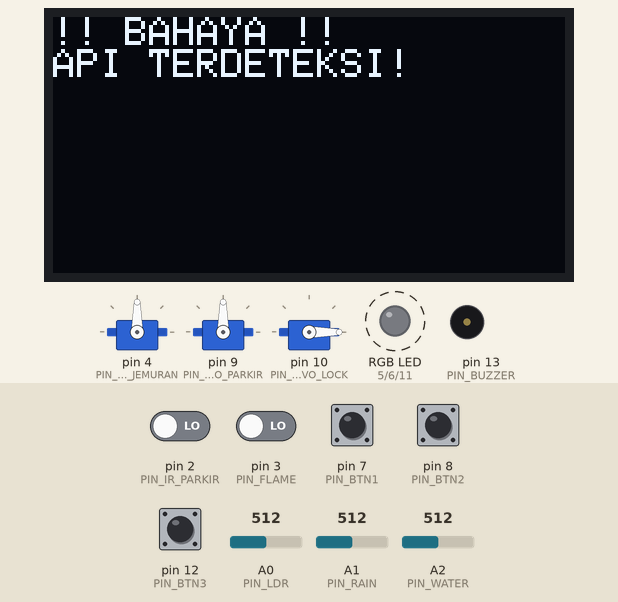
Simulated run of this sketch. Board: Arduino Uno, built with avr-gcc and run on an emulated ATmega328P. Parts: 3 × servo, 128×64 one-colour display, an RGB LED mixed from three pins (HIGH = lit), buzzer (waves = sounding). Dashed ring = blinking. Inputs (shaded band) come from the test bench; at power-on: pin 7 (PIN_BTN1), pin 8 (PIN_BTN2), pin 12 (PIN_BTN3) HIGH, pin 2 (PIN_IR_PARKIR), pin 3 (PIN_FLAME) LOW, A2 (PIN_WATER) = 512, A0 (PIN_LDR) = 512, A1 (PIN_RAIN) = 512. Pins used as bus, display or sensor lines are not drawn; what the sketch prints to the serial monitor is not drawn.

Above: at 2.02 s.
2.3 s: pin 3 (PIN_FLAME) driven HIGH
At 3.4 s:
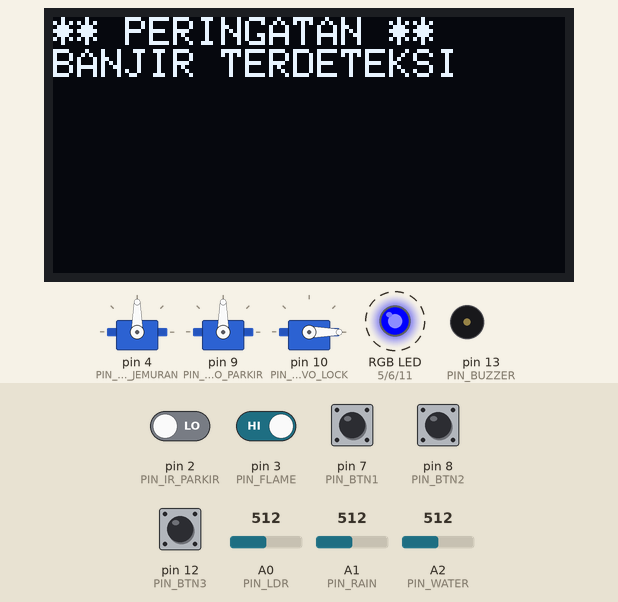
4.7 s: A2 (PIN_WATER) set to 319
6.3 s: A2 (PIN_WATER) set to 289
At 7.4 s:
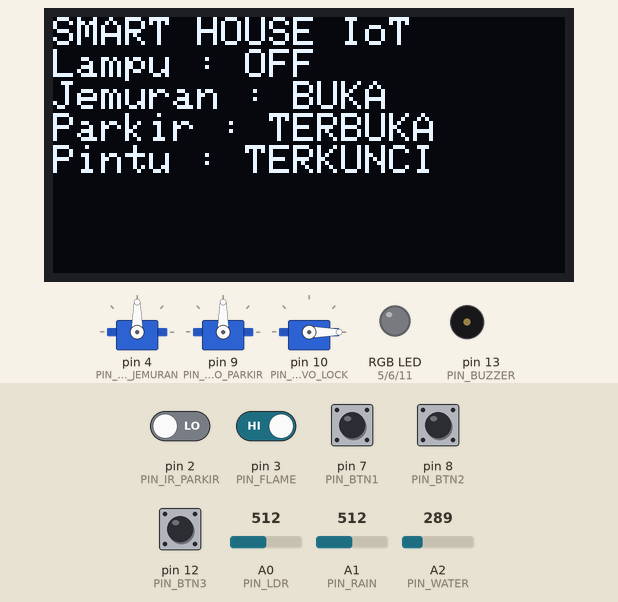
7.9 s: A0 (PIN_LDR) set to 487
At 8.7 s:
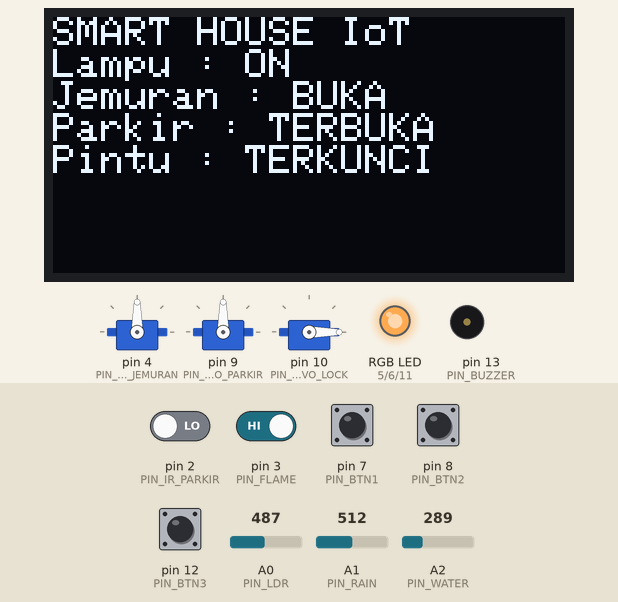
9.7 s: A1 (PIN_RAIN) set to 492
At 12.0 s:
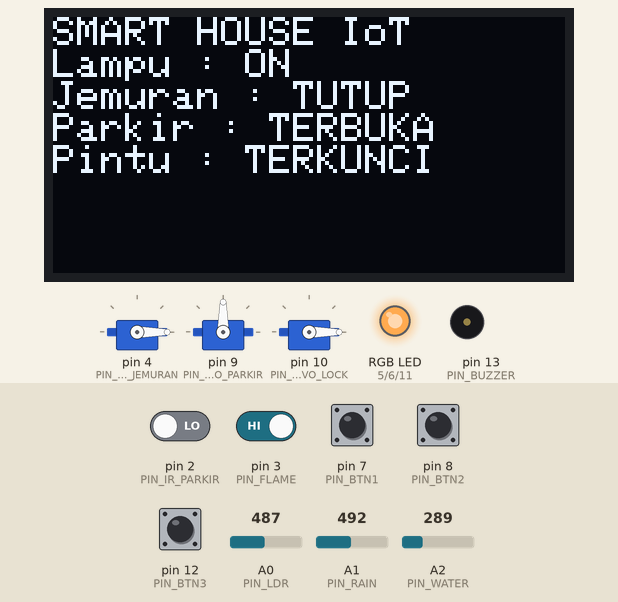
12.5 s: pin 7 (PIN_BTN1) pulled LOW for 1 s
At 14.0 s:
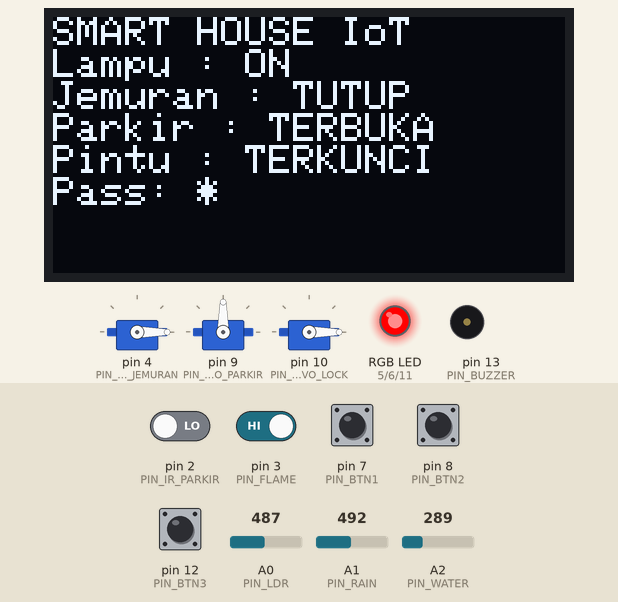
Timing chart, 0 to 17.5 s (numbered marks = the images above; inputs shaded):
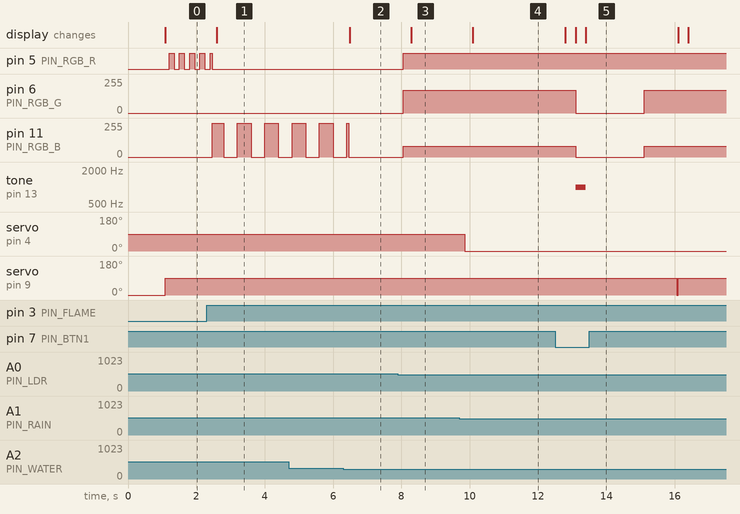

Measured:
- the behaviour switches between 301 and 300 on A2 (PIN_WATER) (found by bisection; images 1 and 2)
- the behaviour switches between 500 and 499 on A0 (PIN_LDR) (found by bisection; images 2 and 3)
- the behaviour switches between 500 and 499 on A1 (PIN_RAIN) (found by bisection; images 3 and 4)
- after the input at 2.3 s, pin 11 (PIN_RGB_B): alternates 255/255 for 0.40 s and 0/255 for 0.40 s, starting after 0.16 s; the display: changes after 0.29 s (image 1)
- after the input at 6.3 s, the display: changes after 0.20 s (image 2)
- after the input at 7.9 s, pin 5 (PIN_RGB_R): LOW → HIGH after 0.16 s; pin 6 (PIN_RGB_G): 0/255 → 170/255 after 0.16 s; pin 11 (PIN_RGB_B): 0/255 → 80/255 after 0.16 s; the display: changes after 0.40 s (image 3)
- after the input at 9.7 s, servo on pin 4 (PIN_SERVO_JEMURAN): 90° → 0° after 0.16 s; the display: changes after 0.40 s (image 4)
- after the input at 12.5 s, pin 6 (PIN_RGB_G): 170/255 → 0/255 after 0.60 s, → 170/255 2.0 s later; pin 11 (PIN_RGB_B): 80/255 → 0/255 after 0.60 s, → 80/255 2.0 s later; tone on pin 13 (PIN_BUZZER): silent → 1000 Hz after 0.60 s, → silent 0.30 s later; the display: first changes after 0.30 s (image 5 shows a later state)

The sketch:

SMART_CITY_TUGAS_AKHIR.ino
```cpp
/* ======================================================================
SMART HOUSE IoT SEDERHANA - ARDUINO UNO (KODE UTAMA)
Fitur : Jemuran Otomatis, Smart Lamp, Palang Parkir Otomatis,
Smart Door Lock (password), Deteksi Banjir, Deteksi Kebakaran
Papan : Arduino Uno
Library yang harus diinstall via Library Manager:
- Servo
- Adafruit GFX Library
- Adafruit SSD1306
====================================================================== */

#include <Servo.h>
#include <Wire.h>
#include <Adafruit_GFX.h>
#include <Adafruit_SSD1306.h>
#define SCREEN_WIDTH 128
#define SCREEN_HEIGHT 64
#define OLED_RESET -1
Adafruit_SSD1306 display(SCREEN_WIDTH, SCREEN_HEIGHT, &Wire, OLED_RESET);

/* -------------------- PETA PIN -------------------- */
#define PIN_LDR A0
#define PIN_RAIN A1
#define PIN_WATER A2
// A3 = cadangan/spare
#define PIN_IR_PARKIR 2
#define PIN_FLAME 3
#define PIN_SERVO_JEMURAN 4
#define PIN_RGB_R 5
#define PIN_RGB_G 6
#define PIN_BTN1 7
#define PIN_BTN2 8
#define PIN_SERVO_PARKIR 9
#define PIN_SERVO_LOCK 10
#define PIN_RGB_B 11
#define PIN_BTN3 12
#define PIN_BUZZER 13
Servo servoJemuran, servoParkir, servoLock;

/* -------------------- KALIBRASI (sesuaikan dengan kondisi nyata) -------------------- */
int thresholdLDR = 500; // < nilai ini dianggap gelap -> lampu nyala
int thresholdRain = 500; // < nilai ini dianggap hujan (cek nilai asli via Serial Monitor)
int thresholdWater = 300; // > nilai ini dianggap ada air/banjir

/* -------------------- STATUS SISTEM -------------------- */
bool lampuOn = false;
bool jemuranTertutup = false;
bool palangTerbuka = false;
bool pintuTerkunci = true;
bool banjirAktif = false;
bool apiAktif = false;

/* -------------------- TIMER NON-BLOCKING -------------------- */
unsigned long tParkir = 0;
const unsigned long DURASI_PALANG_TERBUKA = 5000; // 5 detik
unsigned long tLockFeedback = 0;
bool lockFeedbackAktif = false;
bool lockFeedbackHasil = false;
const unsigned long DURASI_FEEDBACK = 2000; // 2 detik
unsigned long tAutoLock = 0;
const unsigned long DURASI_AUTO_LOCK = 8000; // pintu otomatis terkunci lagi setelah 8 detik
unsigned long tSensorRead = 0;
const unsigned long INTERVAL_SENSOR = 200;
unsigned long tKirimStatus = 0;
const unsigned long INTERVAL_KIRIM = 1000; // kirim status ke ESP8266 tiap 1 detik
unsigned long tOled = 0;
const unsigned long INTERVAL_OLED = 300;
unsigned long tDebounceTombol = 0;

/* -------------------- PASSWORD -------------------- */
// Password default: Tombol1, Tombol2, Tombol1, Tombol3 -> silakan ganti sesuai keinginan
int passwordBenar[4] = {1, 2, 1, 3};
int inputPassword[4];
int jumlahInput = 0;

/*  SETUP ====================================================================== */
void setup() {
  Serial.begin(9600); // Serial ini dipakai juga untuk mengirim data ke ESP8266 (D1/TX)
  pinMode(PIN_IR_PARKIR, INPUT);
  pinMode(PIN_FLAME, INPUT);
  pinMode(PIN_BTN1, INPUT_PULLUP);
  pinMode(PIN_BTN2, INPUT_PULLUP);
  pinMode(PIN_BTN3, INPUT_PULLUP);
  pinMode(PIN_RGB_R, OUTPUT);
  pinMode(PIN_RGB_G, OUTPUT);
  pinMode(PIN_RGB_B, OUTPUT);
  pinMode(PIN_BUZZER, OUTPUT);
  servoJemuran.attach(PIN_SERVO_JEMURAN);
  servoParkir.attach(PIN_SERVO_PARKIR);
  servoLock.attach(PIN_SERVO_LOCK);
  servoJemuran.write(90); // posisi awal: jemuran terbuka (cerah)
  servoParkir.write(0); // posisi awal: palang tertutup
  servoLock.write(0); // posisi awal: pintu terkunci
  display.begin(SSD1306_SWITCHCAPVCC, 0x3C); // sebagian modul memakai alamat 0x3D
  display.clearDisplay();
  display.setTextColor(SSD1306_WHITE);
  display.setTextSize(1);
  display.setCursor(0, 0);
  display.println("SMART HOUSE IoT");
  display.println("Sistem siap...");
  display.display();
  delay(1000);
}


/* LOOP ====================================================================== */
void loop() {
  unsigned long now = millis();
  bacaTombolPassword(now);
  if (now - tSensorRead >= INTERVAL_SENSOR) {
    tSensorRead = now;
    cekApi();
    cekBanjir();
    cekLampu();
    cekJemuran();
}
cekPalangParkir(now);
cekAutoLock(now);
updateAlarmVisual(now);
if (now - tOled >= INTERVAL_OLED) {
tOled = now;
tampilkanOLED();
}
if (now - tKirimStatus >= INTERVAL_KIRIM) {
tKirimStatus = now;
kirimStatusKeESP();
}
}
/* ============== FITUR 1: SMART LAMP (LDR) ============== */
void cekLampu() {
int nilaiLDR = analogRead(PIN_LDR);
lampuOn = (nilaiLDR < thresholdLDR);
}
/* ============== FITUR 2: JEMURAN OTOMATIS (Rain Sensor) ============== */
void cekJemuran() {
int nilaiHujan = analogRead(PIN_RAIN);
bool hujanSekarang = (nilaiHujan < thresholdRain);
if (hujanSekarang != jemuranTertutup) {
jemuranTertutup = hujanSekarang;
servoJemuran.write(jemuranTertutup ? 0 : 90);
}
}
/* ============== FITUR 3: PALANG PARKIR OTOMATIS (IR Sensor) ============== */
void cekPalangParkir(unsigned long now) {
bool adaMobil = (digitalRead(PIN_IR_PARKIR) == LOW); // aktif LOW saat ada objek
if (adaMobil && !palangTerbuka) {
palangTerbuka = true;
servoParkir.write(90);
tParkir = now;
}
if (palangTerbuka && (now - tParkir >= DURASI_PALANG_TERBUKA)) {
palangTerbuka = false;
servoParkir.write(0);
}
}
/* ============== FITUR 4: SMART DOOR LOCK (Password 3 Tombol) ============== */
void bacaTombolPassword(unsigned long now) {
if (now - tDebounceTombol < 200) return; // debounce sederhana
int tombol = 0;
if (digitalRead(PIN_BTN1) == LOW) tombol = 1;
else if (digitalRead(PIN_BTN2) == LOW) tombol = 2;
else if (digitalRead(PIN_BTN3) == LOW) tombol = 3;
if (tombol != 0) {
tDebounceTombol = now;
if (jumlahInput < 4) {
inputPassword[jumlahInput] = tombol;
jumlahInput++;
}
if (jumlahInput == 4) {
prosesPassword(now);
}
}
}
void prosesPassword(unsigned long now) {
bool cocok = true;
for (int i = 0; i < 4; i++) {
if (inputPassword[i] != passwordBenar[i]) cocok = false;
}
lockFeedbackAktif = true;
lockFeedbackHasil = cocok;
tLockFeedback = now;
if (cocok) {
pintuTerkunci = false;
servoLock.write(90);
tAutoLock = now;
} else {
  tone(PIN_BUZZER, 1000, 300);
}
jumlahInput = 0;
}
void cekAutoLock(unsigned long now) {
if (!pintuTerkunci && (now - tAutoLock >= DURASI_AUTO_LOCK)) {
pintuTerkunci = true;
servoLock.write(0);
}
}
/* ============== FITUR 5: DETEKSI BANJIR (Water Sensor) ============== */
void cekBanjir() {
int nilaiAir = analogRead(PIN_WATER);
banjirAktif = (nilaiAir > thresholdWater);
}
/* ============== FITUR 6: DETEKSI KEBAKARAN (Flame Sensor) ============== */
void cekApi() {
apiAktif = (digitalRead(PIN_FLAME) == LOW); // aktif LOW saat api terdeteksi
}
/* ============== RGB LED + BUZZER: PRIORITAS ALARM ============== */
void updateAlarmVisual(unsigned long now) {
if (apiAktif) {
// prioritas tertinggi: merah berkedip cepat + buzzer menyala
bool kedip = ((now / 150) % 2 == 0);
setRGB(kedip ? 255 : 0, 0, 0);
digitalWrite(PIN_BUZZER, kedip ? HIGH : LOW);
}
else if (banjirAktif) {
// biru berkedip + buzzer beep-beep
bool kedip = ((now / 400) % 2 == 0);
setRGB(0, 0, kedip ? 255 : 0);
digitalWrite(PIN_BUZZER, kedip ? HIGH : LOW);
}
else if (lockFeedbackAktif) {
if (now - tLockFeedback < DURASI_FEEDBACK) {
if (lockFeedbackHasil) setRGB(0, 255, 0); // hijau = akses diterima
else setRGB(255, 0, 0); // merah = akses ditolak
} else {
lockFeedbackAktif = false;
}
}
else {
noTone(PIN_BUZZER);
digitalWrite(PIN_BUZZER, LOW);
if (lampuOn) setRGB(255, 170, 80); // warna hangat, lampu menyala
else setRGB(0, 0, 0); // lampu mati
}
}
void setRGB(int r, int g, int b) {
analogWrite(PIN_RGB_R, r);
analogWrite(PIN_RGB_G, g);
analogWrite(PIN_RGB_B, b);
}
/* ============== TAMPILAN OLED ============== */
void tampilkanOLED() {
display.clearDisplay();
display.setCursor(0, 0);
display.setTextSize(1);
if (apiAktif) {
display.println("!! BAHAYA !!");
display.println("API TERDETEKSI!");
} else if (banjirAktif) {
display.println("** PERINGATAN **");
display.println("BANJIR TERDETEKSI");
} else {
display.println("SMART HOUSE IoT");
display.print("Lampu : "); display.println(lampuOn ? "ON" : "OFF");
display.print("Jemuran : "); display.println(jemuranTertutup ? "TUTUP" : "BUKA");
display.print("Parkir : "); display.println(palangTerbuka ? "TERBUKA" : "TERTUTUP");
display.print("Pintu : "); display.println(pintuTerkunci ? "TERKUNCI" : "TERBUKA");
if (jumlahInput > 0) {
display.print("Pass: ");
for (int i = 0; i < jumlahInput; i++) display.print("*");
}
}
display.display();
}
/* ============== KIRIM STATUS KE ESP8266 (Serial, 1 arah) ============== */
void kirimStatusKeESP() {
Serial.print("LAMP:"); Serial.print(lampuOn ? 1 : 0);
Serial.print(",CLOTH:"); Serial.print(jemuranTertutup ? 1 : 0);
Serial.print(",GATE:"); Serial.print(palangTerbuka ? 1 : 0);
Serial.print(",LOCK:"); Serial.print(pintuTerkunci ? 1 : 0);
Serial.print(",FLOOD:"); Serial.print(banjirAktif ? 1 : 0);
Serial.print(",FIRE:"); Serial.println(apiAktif ? 1 : 0);
}
```
